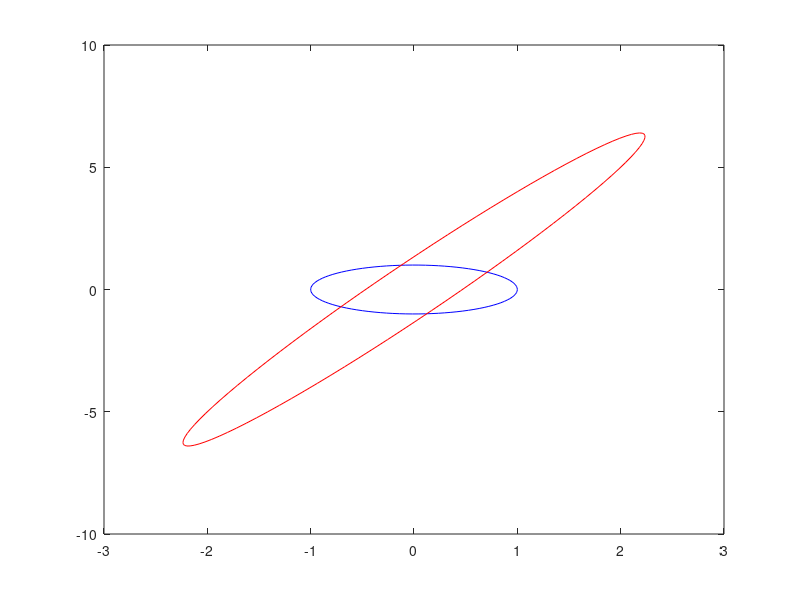

Write the MATLAB code that produced this figure.
clear all; clc; close all;

A = [1 2; 4 5];


[U,sig,V] = svd(A)


theta = linspace(0, 2*pi, 100);
x = cos(theta);
y = sin(theta);
S = [x; y];
plot(S(1,:), S(2,:), 'b');
AS = A*S;
hold on;
plot(AS(1,:), AS(2,:), 'r');
